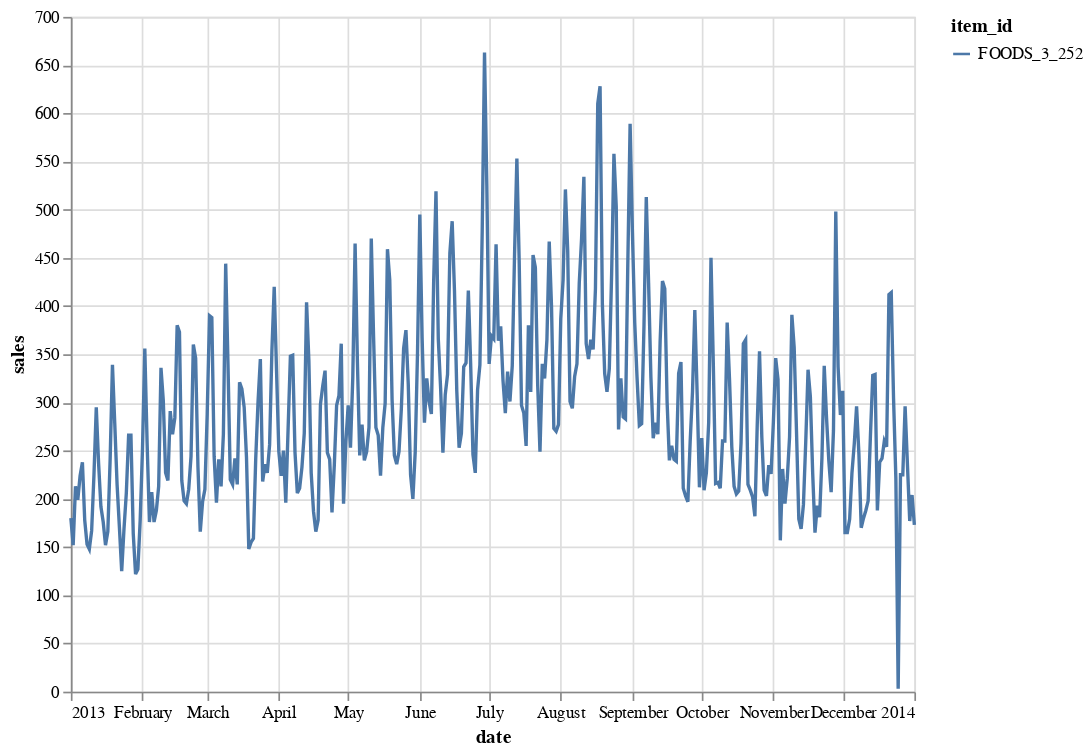

The code cell stored with this chart in its notebook:
### Markdown cell above
Now let's pick 3 most popular items to work with them further.

We will also plot sales for the items

### Code cell
top_items = data_subset.groupby('item_id').sum().sort_values(by='sales').index[-3:-2]

alt.data_transformers.disable_max_rows()

alt.Chart(data_subset.loc[data_subset.item_id.isin(top_items)].reset_index()).mark_line().encode(
    x='date:T',
    y=alt.Y('sales:Q'),
    color='item_id',
    tooltip=['item_id','date:T','sales:Q']
).properties(width=500, height=400)

### Figure 1 — Vega-Lite specification as saved in the notebook (floating-point values rounded to 4 significant figures; data arrays with more than 128 entries replaced by an {"elided": "..."} marker saying what was removed)
{"config": {"view": {"continuousWidth": 400, "continuousHeight": 300}}, "data": {"name": "data-bb52e63ad729b4b295b1a9347a360e85"}, "mark": "line", "encoding": {"color": {"type": "nominal", "field": "item_id"}, "tooltip": [{"type": "nominal", "field": "item_id"}, {"type": "temporal", "field": "date"}, {"type": "quantitative", "field": "sales"}], "x": {"type": "temporal", "field": "date"}, "y": {"type": "quantitative", "field": "sales"}}, "height": 400, "width": 500, "$schema": "https://vega.github.io/schema/vega-lite/v4.8.1.json", "datasets": {"data-bb52e63ad729b4b295b1a9347a360e85": {"elided": "366 records"}}}
